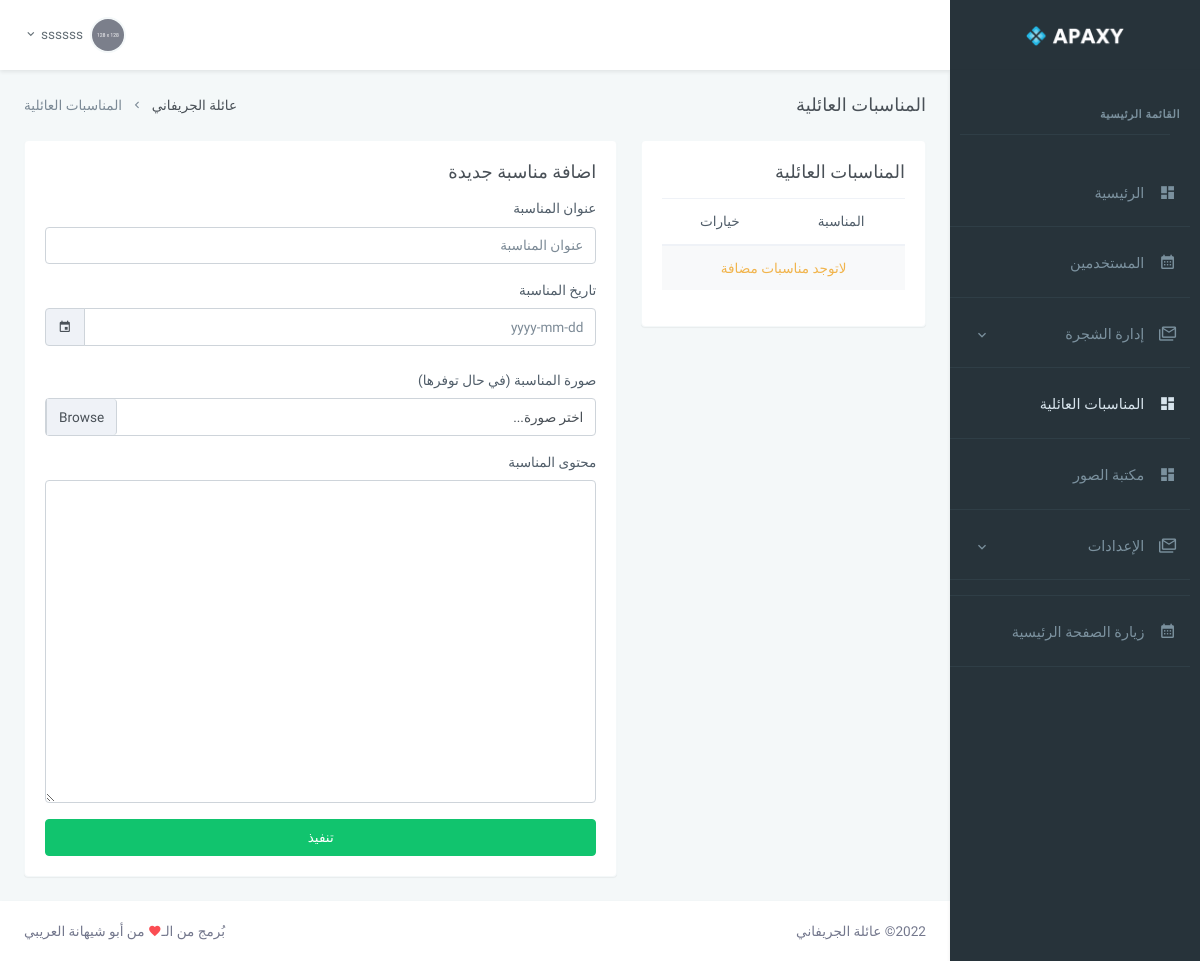
The app's page /staff/occasion.php, older data.
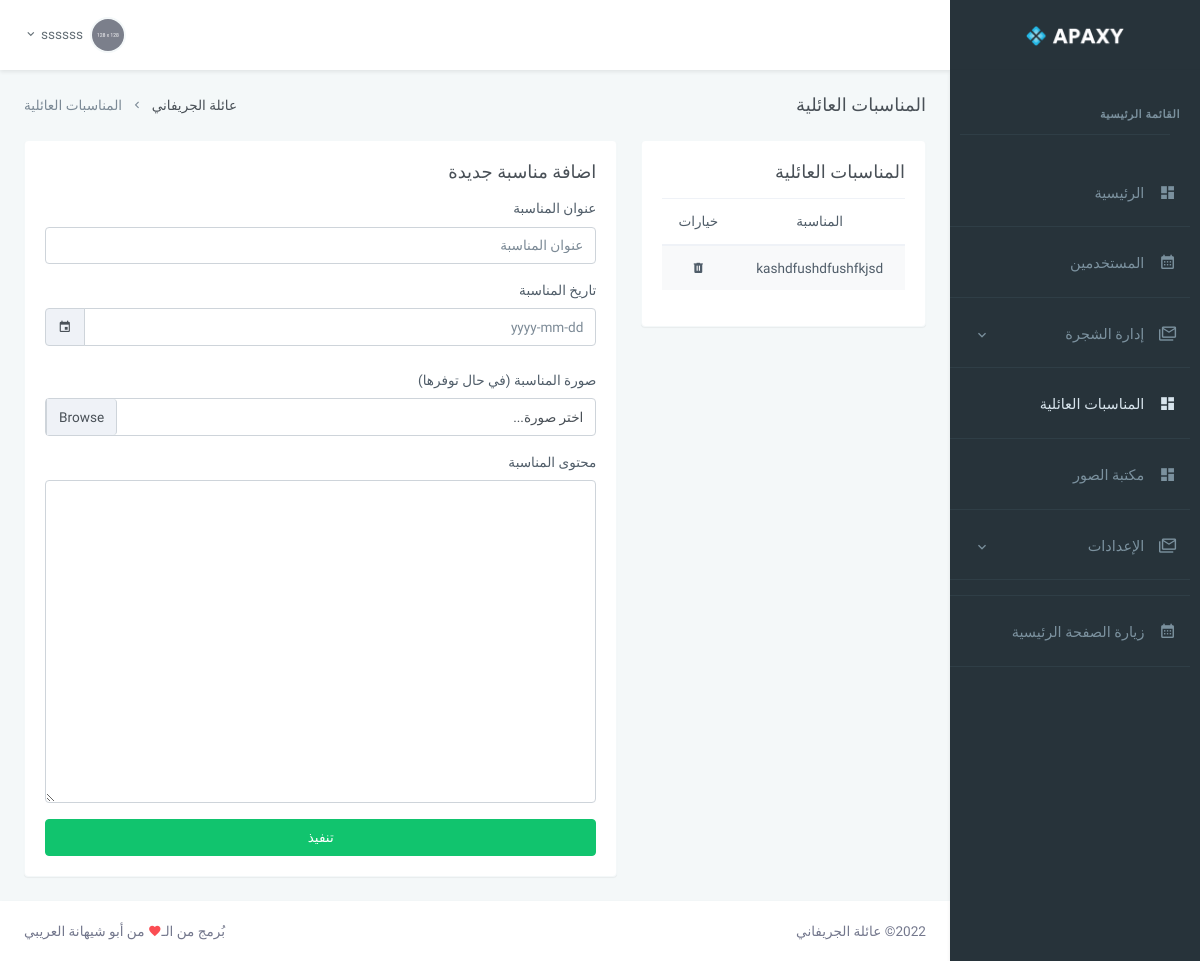
The same page, newer data.
### tables this page shows
CREATE TABLE `occasion` (
  `id` int(11) NOT NULL,
  `title` varchar(255) NOT NULL,
  `date` date DEFAULT NULL,
  `content` longtext NOT NULL,
  `photo` longtext
);

### staff/includes/function.php (called while the page is built, shortened)
<?php require_once '../includes/config.php';
class MainFunc
{
	private $conn;
	public function __construct() {
		global $conn;
		$this->conn = $conn;
	}
	public function get_all_occasion() {
    $all_occasion = array();
    $result = $this->conn->query("SELECT * FROM `occasion`");
		if($result->num_rows > 0)
    {
      while ($row = $result->fetch_assoc()) {
        array_push($all_occasion, $row);
      }
    }
		return $all_occasion;
	}
}

### staff/occasion.php (the view, shortened to what the changed rows need)
<?php include 'header.php'; ?>
  <div class="main-content">
      <div class="page-content">
          <div class="container-fluid">
              <div class="row">
                  <div class="col-4">
                      <div class="card">
                          <div class="card-body">
                            <table class="table table-striped table-hover">
                              <thead>
                                <tr class="text-center">
                                  <th> المناسبة </th>
                                  <th> خيارات </th>
                                </tr>
                              </thead>
                              <tbody>
<?php
  $occasion = new MainFunc();
  $all_occasion = $occasion->get_all_occasion();
  if (count($all_occasion) == 0){
    echo "<tr class='text-center text-warning'><td colspan='2'>لاتوجد مناسبات مضافة</td>";
  }else{
    for ($i=0; $i < count($all_occasion); $i++) {
      $this_occasion = $all_occasion[$i];
?>
<tr class="text-center">
  <td><?php echo $this_occasion['title']; ?></td>
  <td><i class="mdi mdi-trash-can" title="Remove this" onclick="removeOccasion(this, <?php echo $this_occasion['id']; ?>)"></i></td>
</tr>
<?php
    }
  }
?>
                              </tbody>
                            </table>
                          </div>
                      </div>
                  </div>
              </div>
          </div>
      </div>
  </div>
<?php include 'footer.php'; ?>

Row changes from the older to the newer data that the page shows:
added occasion: title "kashdfushdfushfkjsd"
Text that changed along with them:
text no longer shown: "لاتوجد مناسبات مضافة"
